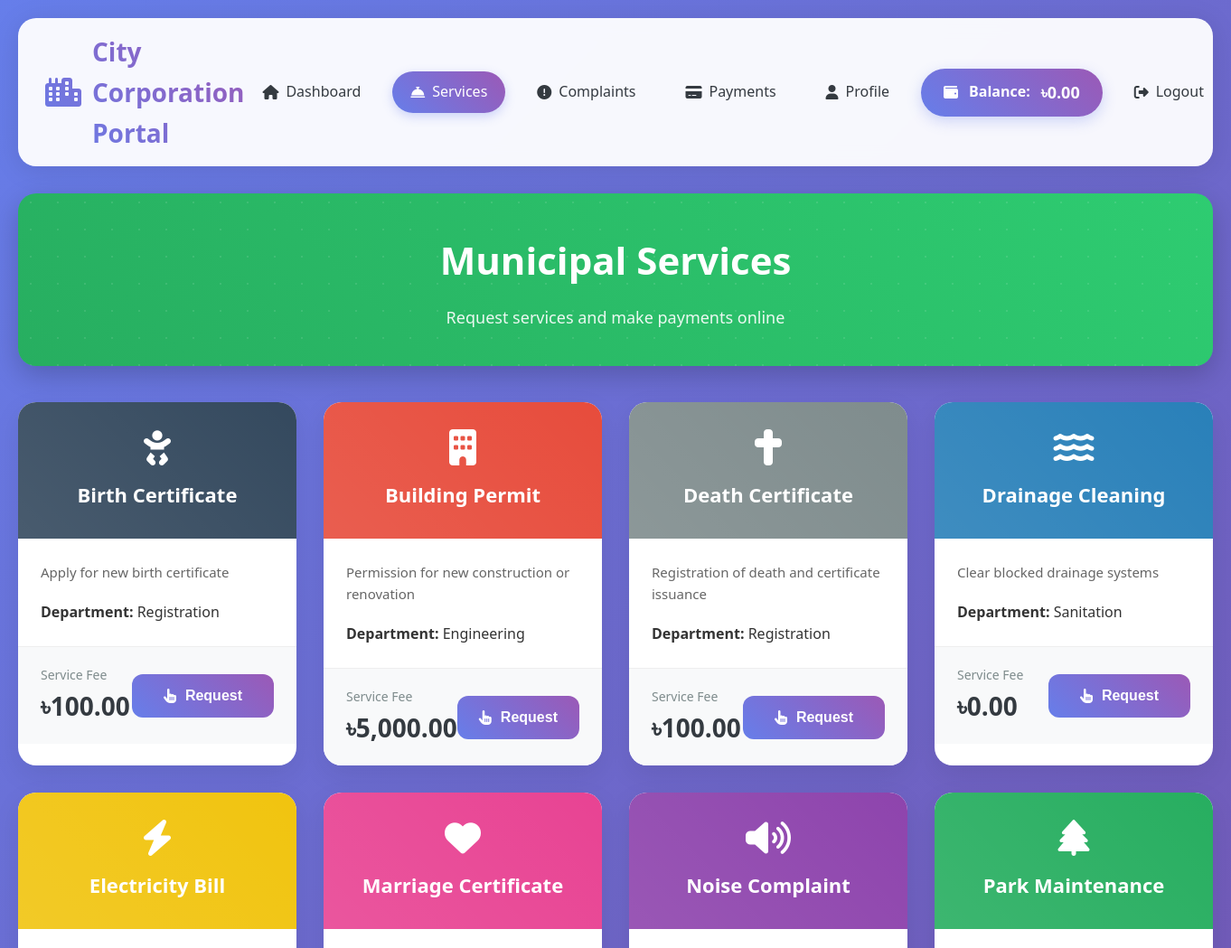
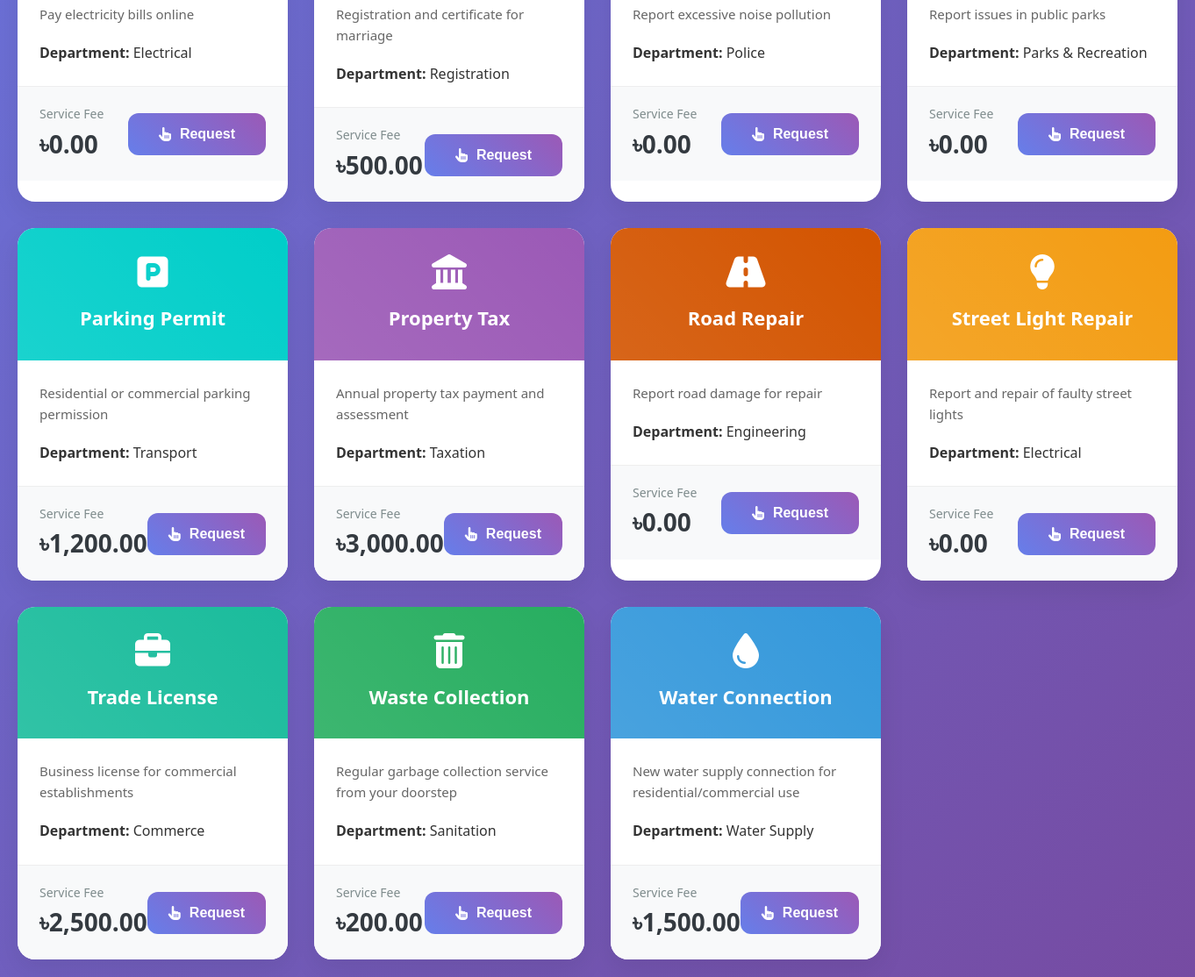
Screenshot of /services.php (signed in) with the database file from the repository (2 pictures, top to bottom).
### tables this page shows
CREATE TABLE Users (
    User_ID INT PRIMARY KEY AUTO_INCREMENT,
    NID VARCHAR(20) UNIQUE NOT NULL,
    Name VARCHAR(100) NOT NULL,
    Email VARCHAR(100) UNIQUE NOT NULL,
    Phone VARCHAR(20),
    Password VARCHAR(255) NOT NULL,
    Address TEXT,
    User_Type ENUM('Citizen', 'Admin') DEFAULT 'Citizen',
    Balance DECIMAL(10,2) DEFAULT 100.00,
    Created_At TIMESTAMP DEFAULT CURRENT_TIMESTAMP,
    Updated_At TIMESTAMP DEFAULT CURRENT_TIMESTAMP ON UPDATE CURRENT_TIMESTAMP
);

CREATE TABLE Services (
    Service_ID INT PRIMARY KEY AUTO_INCREMENT,
    Service_Name VARCHAR(100) NOT NULL,
    Description TEXT,
    Fee DECIMAL(10,2) NOT NULL,
    Dept VARCHAR(100),
    Icon VARCHAR(50) DEFAULT 'fa-cogs',
    Color VARCHAR(50) DEFAULT '#667eea',
    Status ENUM('Active', 'Inactive') DEFAULT 'Active'
);

### config.php (called while the page is built, shortened)
<?php
function getUserInfo($conn) {
    if(isset($_SESSION['user_id'])) {
        $user_id = $_SESSION['user_id'];
        $sql = "SELECT * FROM Users WHERE User_ID = ?";
        $stmt = $conn->prepare($sql);
        $stmt->bind_param("i", $user_id);
        $stmt->execute();
        $result = $stmt->get_result();
        return $result->fetch_assoc();
    }
    return null;
}
?>

### services.php (the view, shortened to what this page needs)
<?php
require_once 'config.php';
$user = getUserInfo($conn);
$services_sql = "SELECT * FROM Services WHERE Status = 'Active' ORDER BY Service_Name";
$services = $conn->query($services_sql);
?>
<!DOCTYPE html>
<html lang="en">
<head>
    <link rel="stylesheet" href="style.css">
    <link rel="stylesheet" href="https://cdnjs.cloudflare.com/ajax/libs/font-awesome/6.4.0/css/all.min.css">
</head>
<body>
    <div class="container">
        <div class="header">
            <div class="logo">
                <i class="fas fa-city"></i>
                <span>City Corporation Portal</span>
            </div>
            <div class="nav-links">
                <a href="dashboard.php"><i class="fas fa-home"></i> Dashboard</a>
                <a href="services.php" class="active"><i class="fas fa-concierge-bell"></i> Services</a>
                <a href="complaints.php"><i class="fas fa-exclamation-circle"></i> Complaints</a>
                <a href="payments.php"><i class="fas fa-credit-card"></i> Payments</a>
                <a href="profile.php"><i class="fas fa-user"></i> Profile</a>
                <div class="balance-display">
                    <i class="fas fa-wallet"></i>
                    <span>Balance: </span>
                    <span class="balance-amount">৳<?php echo number_format($user['Balance'], 2); ?></span>
                </div>
                <a href="logout.php"><i class="fas fa-sign-out-alt"></i> Logout</a>
            </div>
        </div>
        <div class="welcome-banner" style="background: linear-gradient(45deg, #27ae60, #2ecc71);">
            <h1>Municipal Services</h1>
            <p>Request services and make payments online</p>
        </div>
        <div class="services-grid">
            <?php while($service = $services->fetch_assoc()): ?>
            <div class="service-card">
                <div class="service-header" style="background: <?php echo $service['Color']; ?>;">
                    <i class="fas <?php echo $service['Icon']; ?>"></i>
                    <?php echo $service['Service_Name']; ?>
                </div>
                <div class="service-content">
                    <p class="service-description">
                        <?php echo $service['Description']; ?>
                    </p>
                    <p><strong>Department:</strong> <?php echo $service['Dept']; ?></p>
                </div>
                <div class="service-footer">
                    <div>
                        <div class="fee-label">Service Fee</div>
                        <div class="fee-amount">৳<?php echo number_format($service['Fee'], 2); ?></div>
                    </div>
                    <button type="button" class="btn btn-primary"
                            onclick="showServiceModal(<?php echo $service['Service_ID']; ?>, '<?php echo addslashes($service['Service_Name']); ?>', <?php echo $service['Fee']; ?>)">
                        <i class="fas fa-hand-pointer"></i> Request
                    </button>
                </div>
            </div>
            <?php endwhile; ?>
        </div>
    </div>
</body>
</html>

### rows the page displays
users: Balance "0.00"
services: Service_Name "Birth Certificate", Description "Apply for new birth certificate", Dept "Registration", Fee "100.00"
services: Service_Name "Building Permit", Description "Permission for new construction or renovation", Dept "Engineering", Fee "5,000.00"
services: Service_Name "Death Certificate", Description "Registration of death and certificate issuance", Dept "Registration", Fee "100.00"
services: Service_Name "Drainage Cleaning", Description "Clear blocked drainage systems", Dept "Sanitation", Fee "0.00"
services: Service_Name "Electricity Bill", Description "Pay electricity bills online", Dept "Electrical", Fee "0.00"
services: Service_Name "Marriage Certificate", Description "Registration and certificate for marriage", Dept "Registration", Fee "500.00"
services: Service_Name "Noise Complaint", Description "Report excessive noise pollution", Dept "Police", Fee "0.00"
services: Service_Name "Park Maintenance", Description "Report issues in public parks", Dept "Parks & Recreation", Fee "0.00"
services: Service_Name "Parking Permit", Description "Residential or commercial parking permission", Dept "Transport", Fee "1,200.00"
services: Service_Name "Property Tax", Description "Annual property tax payment and assessment", Dept "Taxation", Fee "3,000.00"
services: Service_Name "Road Repair", Description "Report road damage for repair", Dept "Engineering", Fee "0.00"
services: Service_Name "Street Light Repair", Description "Report and repair of faulty street lights", Dept "Electrical", Fee "0.00"
services: Service_Name "Trade License", Description "Business license for commercial establishments", Dept "Commerce", Fee "2,500.00"
services: Service_Name "Waste Collection", Description "Regular garbage collection service from your doorstep", Dept "Sanitation", Fee "200.00"
services: Service_Name "Water Connection", Description "New water supply connection for residential/commercial use", Dept "Water Supply", Fee "1,500.00"
